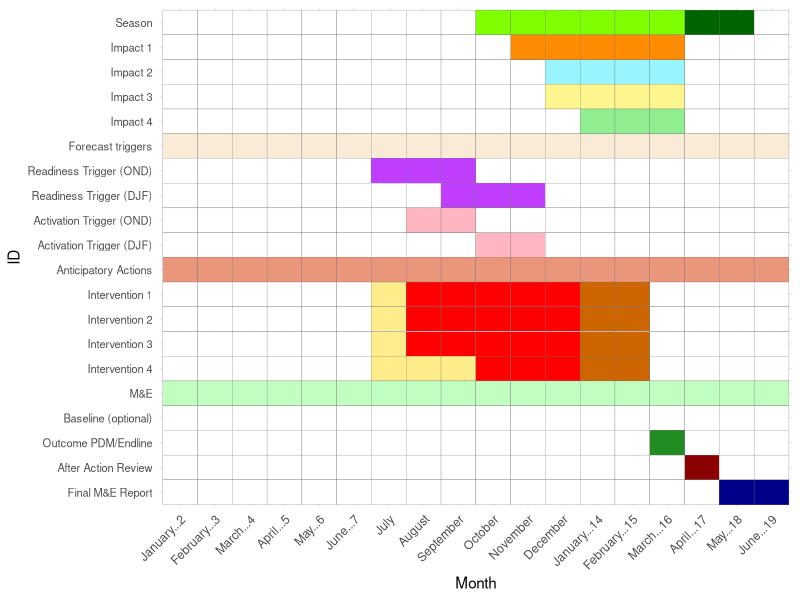
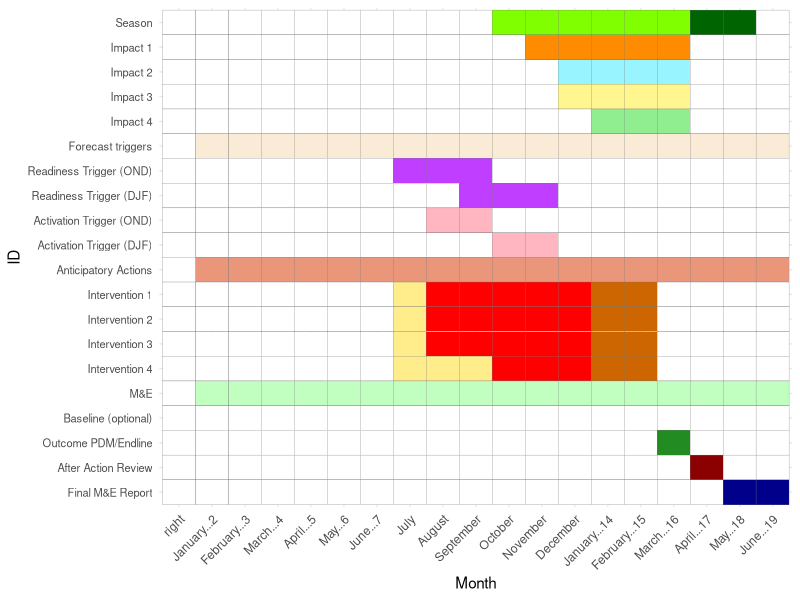

R code for these plots, in order:
## ---- chunk 1
knitr::opts_chunk$set(echo = TRUE)
## ---- chunk 2
# NEED TO DOWNLOAD 2 EXCEL FILES: all.xlsx and left.xlsx
#install.packages(c("readxl", "ggplot2", "tidyverse"))
library(readxl)
library(ggplot2)
library(tidyverse)
## ---- chunk 3
# Reading the Excel file
data <- read_excel("all1.xlsx") 

# Reshaping the data from wide to long format
data_long <- data %>% pivot_longer(cols = -ID, names_to = "Month", values_to = "Value")

# Creating a color vector to represent the values 0-17
colors <- c("white", "chartreuse", "chartreuse", "darkgreen", "darkorange", "cadetblue1", "khaki1",
            "lightgreen", "darkorchid1", "lightpink", "lightgoldenrod1", "red", "darkorange3", "forestgreen",
            "darkred", "antiquewhite", "darksalmon", "darkseagreen1","blue4") # Change colors as per need

# Convert 'Value' to a factor
data_long <- data_long %>% 
  mutate(Value = as.factor(Value))

# Set the order of the y-axis categories
y_order <- c("Season", "Impact 1", "Impact 2", "Impact 3", "Impact 4", "Forecast triggers", 
             "Readiness Trigger (OND)", "Readiness Trigger (DJF)", "Activation Trigger (OND)", 
             "Activation Trigger (DJF)", "Anticipatory Actions", "Intervention 1", "Intervention 2", 
             "Intervention 3", "Intervention 4", "M&E", "Baseline (optional)", "Outcome PDM/Endline", 
             "After Action Review", "Final M&E Report")
data_long$ID <- factor(data_long$ID, levels = rev(y_order))

# Create the Gantt chart
plot <- ggplot(data_long, aes(x = Month, y = ID, fill = Value)) +
  geom_tile(color = "gray48") +
  scale_fill_manual(values = colors) +
  theme_minimal() +
  scale_x_discrete(limits = unique(data_long$Month[order(data_long$ID)]), position = "bottom") + # Position the x-axis labels at the bottom
  scale_y_discrete(limits = rev(y_order)) +
  theme(axis.text.x = element_text(angle = 45, hjust = 1), # Adjust angle and hjust for better visibility
        axis.ticks.x = element_blank(),
        axis.text.y = element_text(size = 8),
        legend.position = "none")

print(plot)


# Read the new Excel file
data_left <- read_excel("left.xlsx")

# Create a new dataframe matching the shape of data_long
data_left_long <- data.frame(
  ID = data_left$ID,
  Month = rep("right", length(data_left$ID)),
  Value = factor(rep(0, length(data_left$ID))) # Assuming a value of 0 for these cells
)

# Swap the order of the plots by changing the 'Month' values in the dataframes
# For the original plot, change "right" to "left"
data_long$Month <- ifelse(data_long$Month == "right", "left", data_long$Month)

# For the left plot, change "left" to "right"
data_left_long$Month <- ifelse(data_left_long$Month == "left", "right", data_left_long$Month)

# Combine the original data with the new data
data_combined <- rbind(data_left_long, data_long)

# Create the combined Gantt chart
plot_combined <- ggplot(data_combined, aes(x = Month, y = ID, fill = Value)) +
  geom_tile(color = "gray48") +
  scale_fill_manual(values = colors) +
  theme_minimal() +
  scale_x_discrete(limits = unique(data_combined$Month[order(data_combined$ID)]), position = "bottom") + # Position the x-axis labels at the bottom
  #facet_grid(category ~ ., space = "free_y", scales = "free_y", switch = "both") + # Split tasks into categories
  scale_y_discrete(limits = rev(y_order)) +
  theme(axis.text.x = element_text(angle = 45, hjust = 1), # Adjust angle and hjust for better visibility
        axis.ticks.x = element_blank(),
        axis.text.y = element_text(size = 8),
        legend.position = "none")

# Display the combined Gantt chart inside RStudio
print(plot_combined)
